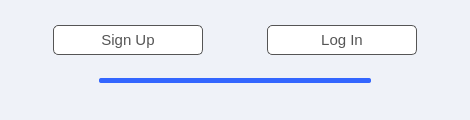
<?xml version="1.0" encoding="UTF-8"?>
<ui version="4.0">
 <class>MainWindow</class>
 <widget class="QMainWindow" name="MainWindow">
  <property name="geometry">
   <rect>
    <x>0</x>
    <y>0</y>
    <width>470</width>
    <height>120</height>
   </rect>
  </property>
  <property name="font">
   <font>
    <family>Calibri</family>
    <pointsize>11</pointsize>
   </font>
  </property>
  <property name="windowTitle">
   <string>GMonster</string>
  </property>
  <property name="styleSheet">
   <string notr="true">QWidget{
    background: #eff2f8;
}</string>
  </property>
  <widget class="QWidget" name="centralwidget">
   <property name="sizePolicy">
    <sizepolicy hsizetype="Preferred" vsizetype="Fixed">
     <horstretch>0</horstretch>
     <verstretch>0</verstretch>
    </sizepolicy>
   </property>
   <layout class="QVBoxLayout" name="verticalLayout" stretch="20,1,1">
    <property name="spacing">
     <number>0</number>
    </property>
    <property name="sizeConstraint">
     <enum>QLayout::SetDefaultConstraint</enum>
    </property>
    <item>
     <layout class="QHBoxLayout" name="horizontalLayout">
      <property name="sizeConstraint">
       <enum>QLayout::SetNoConstraint</enum>
      </property>
      <item>
       <spacer name="horizontalSpacer">
        <property name="orientation">
         <enum>Qt::Horizontal</enum>
        </property>
        <property name="sizeHint" stdset="0">
         <size>
          <width>40</width>
          <height>20</height>
         </size>
        </property>
       </spacer>
      </item>
      <item>
       <widget class="QPushButton" name="pushButton_sign_up">
        <property name="minimumSize">
         <size>
          <width>150</width>
          <height>0</height>
         </size>
        </property>
        <property name="font">
         <font>
          <family>Arial</family>
          <pointsize>11</pointsize>
         </font>
        </property>
        <property name="styleSheet">
         <string notr="true">QPushButton {
    border: 1px solid #555;
    border-radius: 5px;
    border-style: Solid;
    background:  rgb(255, 255, 255);
    padding: 5px 28px;
    color: #555;
    }

QPushButton:hover {
    background:#acacac;
    }

QPushButton:pressed {
    border-style: inset;
    background: #acacac;
    }</string>
        </property>
        <property name="text">
         <string>Sign Up</string>
        </property>
       </widget>
      </item>
      <item>
       <spacer name="horizontalSpacer_2">
        <property name="orientation">
         <enum>Qt::Horizontal</enum>
        </property>
        <property name="sizeHint" stdset="0">
         <size>
          <width>40</width>
          <height>20</height>
         </size>
        </property>
       </spacer>
      </item>
      <item>
       <spacer name="verticalSpacer">
        <property name="orientation">
         <enum>Qt::Vertical</enum>
        </property>
        <property name="sizeType">
         <enum>QSizePolicy::Expanding</enum>
        </property>
        <property name="sizeHint" stdset="0">
         <size>
          <width>20</width>
          <height>40</height>
         </size>
        </property>
       </spacer>
      </item>
      <item>
       <widget class="QPushButton" name="pushButton_sign_in">
        <property name="sizePolicy">
         <sizepolicy hsizetype="Preferred" vsizetype="Fixed">
          <horstretch>0</horstretch>
          <verstretch>0</verstretch>
         </sizepolicy>
        </property>
        <property name="minimumSize">
         <size>
          <width>150</width>
          <height>30</height>
         </size>
        </property>
        <property name="font">
         <font>
          <family>Arial</family>
          <pointsize>11</pointsize>
         </font>
        </property>
        <property name="styleSheet">
         <string notr="true">QPushButton {
    border: 1px solid #555;
    border-radius: 5px;
    border-style: Solid;
    background:  rgb(255, 255, 255);
    padding: 5px 28px;
    color: #555;
    }

QPushButton:hover {
    background:#acacac;
    }

QPushButton:pressed {
    border-style: inset;
    background: #acacac;
    }</string>
        </property>
        <property name="text">
         <string>Log In</string>
        </property>
       </widget>
      </item>
      <item>
       <spacer name="horizontalSpacer_3">
        <property name="orientation">
         <enum>Qt::Horizontal</enum>
        </property>
        <property name="sizeHint" stdset="0">
         <size>
          <width>40</width>
          <height>20</height>
         </size>
        </property>
       </spacer>
      </item>
     </layout>
    </item>
    <item>
     <layout class="QHBoxLayout" name="horizontalLayout_2" stretch="2,6,2">
      <item>
       <spacer name="horizontalSpacer_4">
        <property name="orientation">
         <enum>Qt::Horizontal</enum>
        </property>
        <property name="sizeHint" stdset="0">
         <size>
          <width>40</width>
          <height>20</height>
         </size>
        </property>
       </spacer>
      </item>
      <item>
       <widget class="QProgressBar" name="statusbar">
        <property name="sizePolicy">
         <sizepolicy hsizetype="Expanding" vsizetype="Minimum">
          <horstretch>0</horstretch>
          <verstretch>0</verstretch>
         </sizepolicy>
        </property>
        <property name="minimumSize">
         <size>
          <width>0</width>
          <height>2</height>
         </size>
        </property>
        <property name="maximumSize">
         <size>
          <width>16777215</width>
          <height>5</height>
         </size>
        </property>
        <property name="styleSheet">
         <string notr="true">/* Base style for the progress bar */
QProgressBar {
    border: none;                   /* Remove border */
    border-radius: 2px;            /* Rounded corners */
    background-color: #E0E0E0;      /* Light gray background */
    text-align: center;             /* Center the text */
    color: transparent;  
    height: 2px;  
}

/* Style for the progress chunk (filled part) */
QProgressBar::chunk {
    background-color: #3366FF;      /* Blue color for the progress */
    border-radius: 2px;            /* Match rounded corners */
}</string>
        </property>
        <property name="value">
         <number>100</number>
        </property>
        <property name="textVisible">
         <bool>false</bool>
        </property>
       </widget>
      </item>
      <item>
       <spacer name="horizontalSpacer_5">
        <property name="orientation">
         <enum>Qt::Horizontal</enum>
        </property>
        <property name="sizeHint" stdset="0">
         <size>
          <width>40</width>
          <height>20</height>
         </size>
        </property>
       </spacer>
      </item>
     </layout>
    </item>
    <item>
     <layout class="QHBoxLayout" name="horizontalLayout_3">
      <item>
       <spacer name="horizontalSpacer_6">
        <property name="orientation">
         <enum>Qt::Horizontal</enum>
        </property>
        <property name="sizeHint" stdset="0">
         <size>
          <width>40</width>
          <height>20</height>
         </size>
        </property>
       </spacer>
      </item>
      <item>
       <widget class="QLabel" name="label">
        <property name="sizePolicy">
         <sizepolicy hsizetype="Preferred" vsizetype="Fixed">
          <horstretch>0</horstretch>
          <verstretch>0</verstretch>
         </sizepolicy>
        </property>
        <property name="font">
         <font>
          <family>Arial</family>
          <pointsize>8</pointsize>
         </font>
        </property>
        <property name="styleSheet">
         <string notr="true">QLabel {
    color: #555
}</string>
        </property>
        <property name="text">
         <string></string>
        </property>
        <property name="alignment">
         <set>Qt::AlignCenter</set>
        </property>
       </widget>
      </item>
      <item>
       <spacer name="horizontalSpacer_7">
        <property name="orientation">
         <enum>Qt::Horizontal</enum>
        </property>
        <property name="sizeHint" stdset="0">
         <size>
          <width>40</width>
          <height>20</height>
         </size>
        </property>
       </spacer>
      </item>
     </layout>
    </item>
   </layout>
  </widget>
 </widget>
 <resources/>
 <connections/>
</ui>
